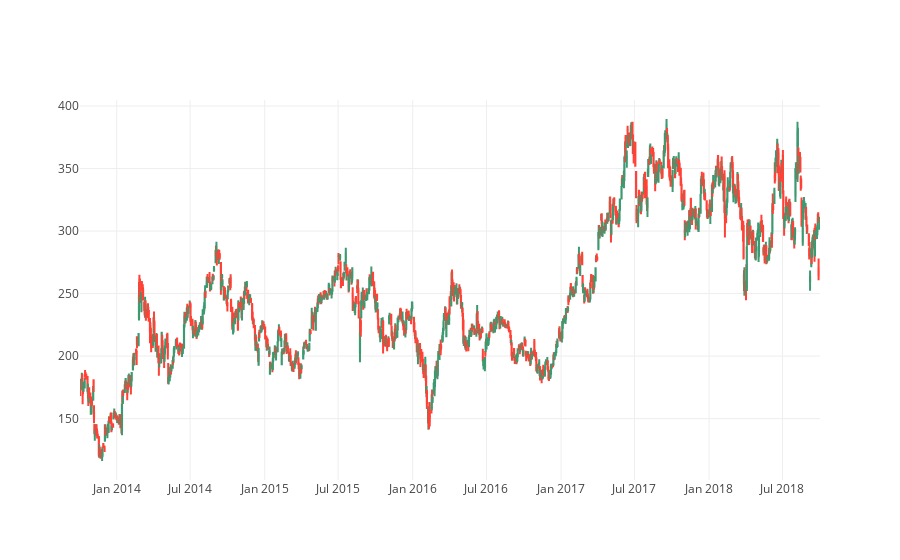

Source (notebook cell):
### Code cell
trace = go.Candlestick(x=df_tesla.index,
                       open=df_tesla.open,
                       high=df_tesla.high,
                       low=df_tesla.low,
                       close=df_tesla.close)

layout = go.Layout(
        xaxis = dict(
        rangeslider = dict(
            visible = False
        )
    )
)

data = [trace]

fig = go.Figure(data=data,layout=layout)
iplot(fig, filename='tesla_candelStick')

### Figure 1 — Plotly figure (JSON) as saved in the notebook; plotly's stock layout.template omitted (floating-point values rounded to 4 significant figures; data arrays with more than 128 entries replaced by an {"elided": "..."} marker saying what was removed)
{"data": [{"close": {"elided": "1258 float values"}, "high": {"elided": "1258 float values"}, "low": {"elided": "1258 float values"}, "open": {"elided": "1258 float values"}, "type": "candlestick", "uid": "968f1968-c661-11e8-937b-acde48001122", "x": {"elided": "1258 str values"}}], "layout": {"xaxis": {"rangeslider": {"visible": false}}}}
